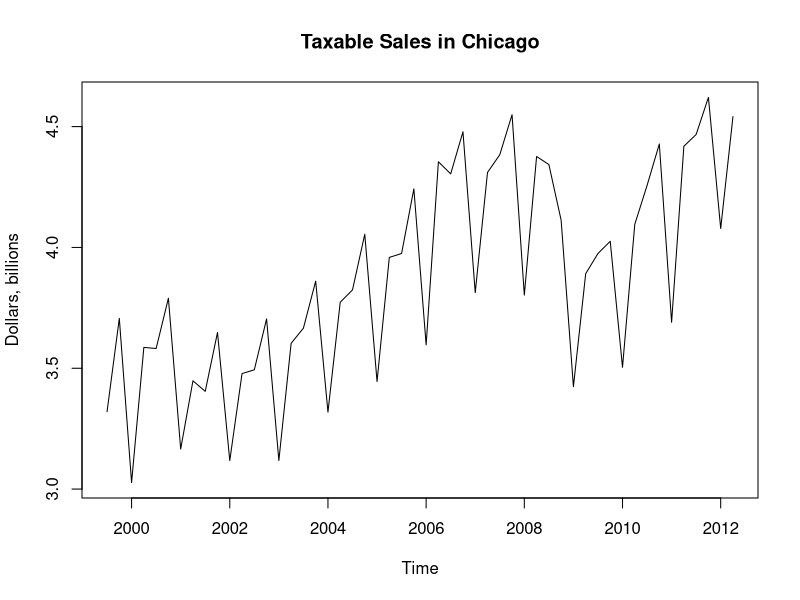
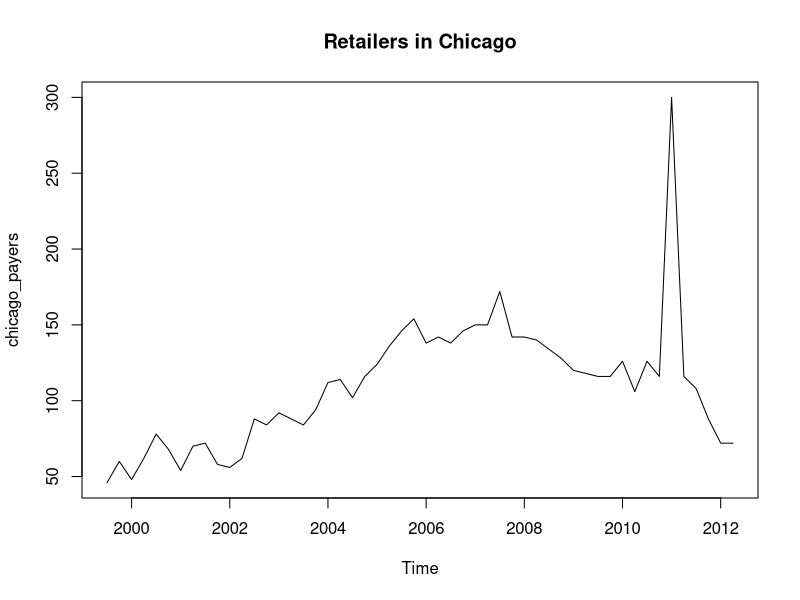

R code for these plots, in order:
taxes <- read.csv("taxes.csv", header=TRUE)

chicago_rate = c(rep(.01, 24), rep(.0125, 28))

chicago_tax <- taxes[taxes$tax_type == "HMR",]

chicago_total <- aggregate(chicago_tax$total,
                           by=list(paste(chicago_tax$year,
                             chicago_tax$quarter)),
                           FUN=sum)

chicago_total <- ts(chicago_total$x, c(1999,3), c(2012,2), 4)
chicago_total <- chicago_total/chicago_rate


png('sales.png')
plot(chicago_total/1000000000, ylab="Dollars, billions", main="Taxable Sales in Chicago")
dev.off()

chicago_payers <- aggregate(chicago_tax$number_taxpayers,
                            by=list(paste(chicago_tax$year,
                              chicago_tax$quarter)),
                            FUN=sum)

chicago_payers <- ts(chicago_payers$x, c(1999,3), c(2012,2), 4)

png('retailers.png')
plot(chicago_payers, main="Retailers in Chicago")
dev.off()
